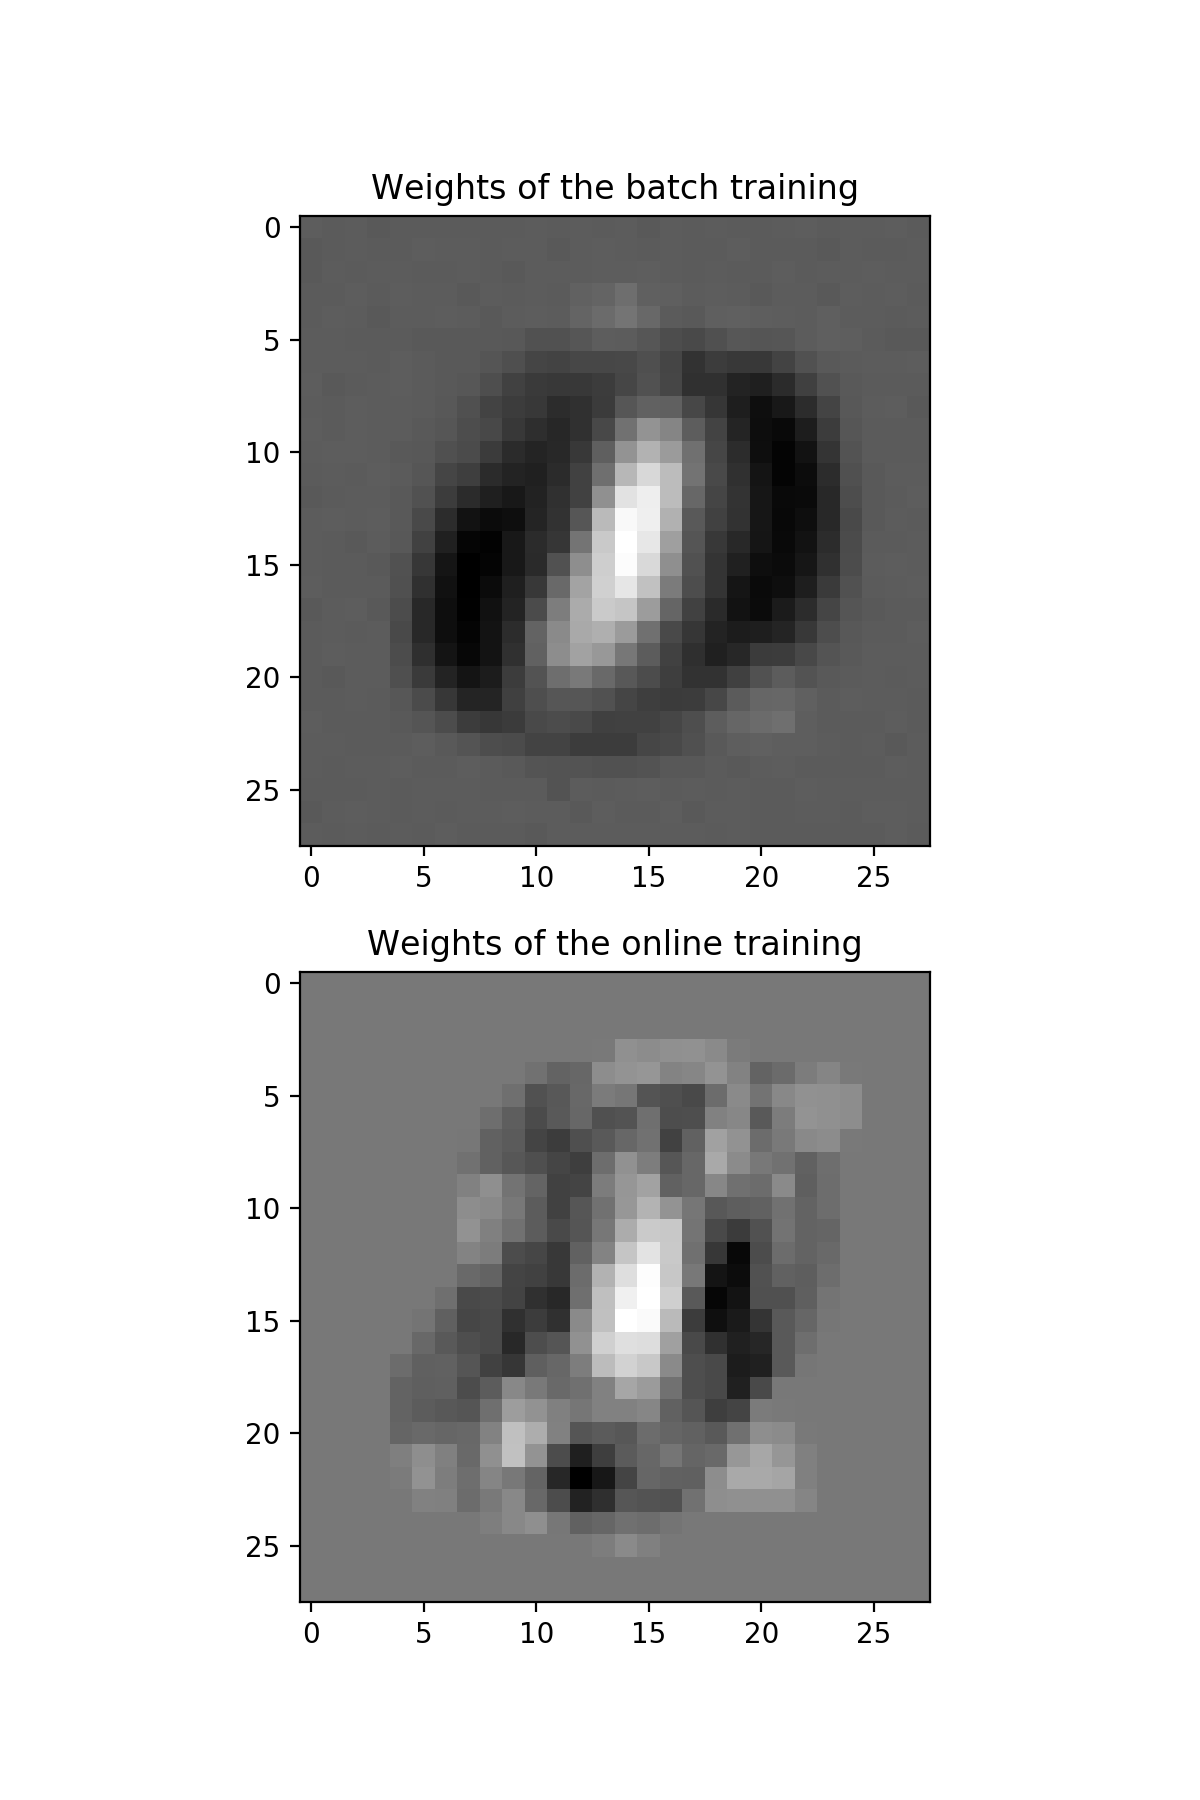

Reproduce this figure in Python.
from keras.datasets import mnist
import matplotlib.pyplot as plt
import random
import pandas as pd
import numpy as np

random.seed(1)

(trainX, trainY), (testX, testY) = mnist.load_data()

train_elems_1 = random.choices([img for i, img in enumerate(trainX) if trainY[i] == 1], k=500)
train_elems_0 = random.choices([img for i, img in enumerate(trainX) if trainY[i] == 0], k=500)

test_elems_1 = random.choices([img for i, img in enumerate(testX) if testY[i] == 1], k=500)
test_elems_0 = random.choices([img for i, img in enumerate(testX) if testY[i] == 0], k=500)

# prepare the dataframes and concatenate
df = pd.DataFrame(pd.Series(train_elems_1))
temp_df = pd.DataFrame(pd.Series(train_elems_0))

df['t'] = 1
temp_df['t'] = -1

df = df.append(temp_df, ignore_index=True)
df.columns = ['x', 't']
df = df.sample(frac=1, random_state=1).reset_index(drop=True)

#### PREPARE THE TEST DATAFRAME
test_df = pd.DataFrame(pd.Series(test_elems_1))
test_temp = pd.DataFrame(pd.Series(test_elems_0))

test_df['t'] = 1
test_temp['t'] = -1

test_df = test_df.append(test_temp, ignore_index=True)
test_df.columns = ['x', 't']
test_df = test_df.sample(frac=1, random_state=1).reset_index(drop=True)


def percTrain(X, t, maxIts, online=True):
    cnt = 0
    bool_arr = [False for i in range(len(X))]
    if online:
        w = np.zeros(X.values[0].ravel().shape)  # change the first value if there is a bias given
        lr = 1
        # online algorithm:
        # adapt the weight vector constantly
        while not all(bool_arr) and cnt < maxIts:
            for i in range(len(X)):
                xi = X.values[i].ravel()  # since we have the whole image in 1 column, expand it
                ti = t.values[i]
                wi = np.array(xi) * ti
                xt = np.dot(w, wi)
                if xt <= 0.0:
                    w += wi * lr
                    bool_arr[i] = False
                else:
                    bool_arr[i] = True
            cnt += 1
    else:
        #w = np.zeros(X.values[0].ravel().shape)
        w = np.c_[1, np.random.uniform(-1, 1, (1, len(X.values[0].ravel()) - 1))][0]  # randomly initialized weight vector
        lr = 0.001
        # do batch optimization: update weight after each epoch
        while not all(bool_arr) and cnt < maxIts:
            delta_w = np.zeros(X.values[0].ravel().shape)
            for i in range(len(X)):
                xi = X.values[i].ravel()
                ti = t.values[i]
                wi = np.array(xi) * ti
                xt = np.dot(w, wi)
                if xt <= 0.0:
                    delta_w += wi
                    bool_arr[i] = False
                else:
                    bool_arr[i] = True
            w += delta_w * lr
            cnt += 1
    return w


def sign(x):
    return 1 if x > 0 else -1 if x < 0 else 0


def perc(W, X):
    return sign(np.dot(W, X))


# CHECK ERROR RATE
def err_rate(DF, w):
    sum = 0
    X = DF.iloc[:, 0].values
    t = DF.iloc[:, -1].values
    for i in range(len(X)):
        pred = perc(w, X[i].ravel())
        if pred != t[i]:
            sum += 1

    if sum > 0:
        print("Error rate: {}".format(sum / len(X)))
        print(f"{sum} out of {len(X)} have been falsely classified.")
    else:
        print("All inputs were correctly classified.")


np.random.seed(1)
# Calculate weights
weights_online = percTrain(df.iloc[:, 0], df.iloc[:, -1], 1000)
weights_batch = percTrain(df.iloc[:, 0], df.iloc[:, -1], 1000, False)

print("Online error rate:")
err_rate(df, weights_online)
print(" ")
print("Batch error rate:")
err_rate(df, weights_batch)


print('Online error rate for the test dataset:')
err_rate(test_df, weights_online)
print(' ')
print('Batch error rate for the test dataset:')
err_rate(test_df, weights_batch)


# Reshape the weights to the shape of the original 28*28 MNIST image
w = np.reshape(weights_online, (28, 28))
w_b = np.reshape(weights_batch, (28, 28))


fig = plt.figure(figsize=(6, 9))
fig.add_subplot(2, 1, 2)
plt.imshow(w, 'gray')
plt.title('Weights of the online training')

fig.add_subplot(2, 1, 1)
plt.imshow(w_b, 'gray')
plt.title('Weights of the batch training')

plt.show()


"""
Online error rate:
All inputs were correctly classified.
 
Batch error rate:
All inputs were correctly classified.

Online error rate for the test dataset:
Error rate: 0.003
3 out of 1000 have been falsely classified.
 
Batch error rate for the test dataset:
All inputs were correctly classified.

"""
